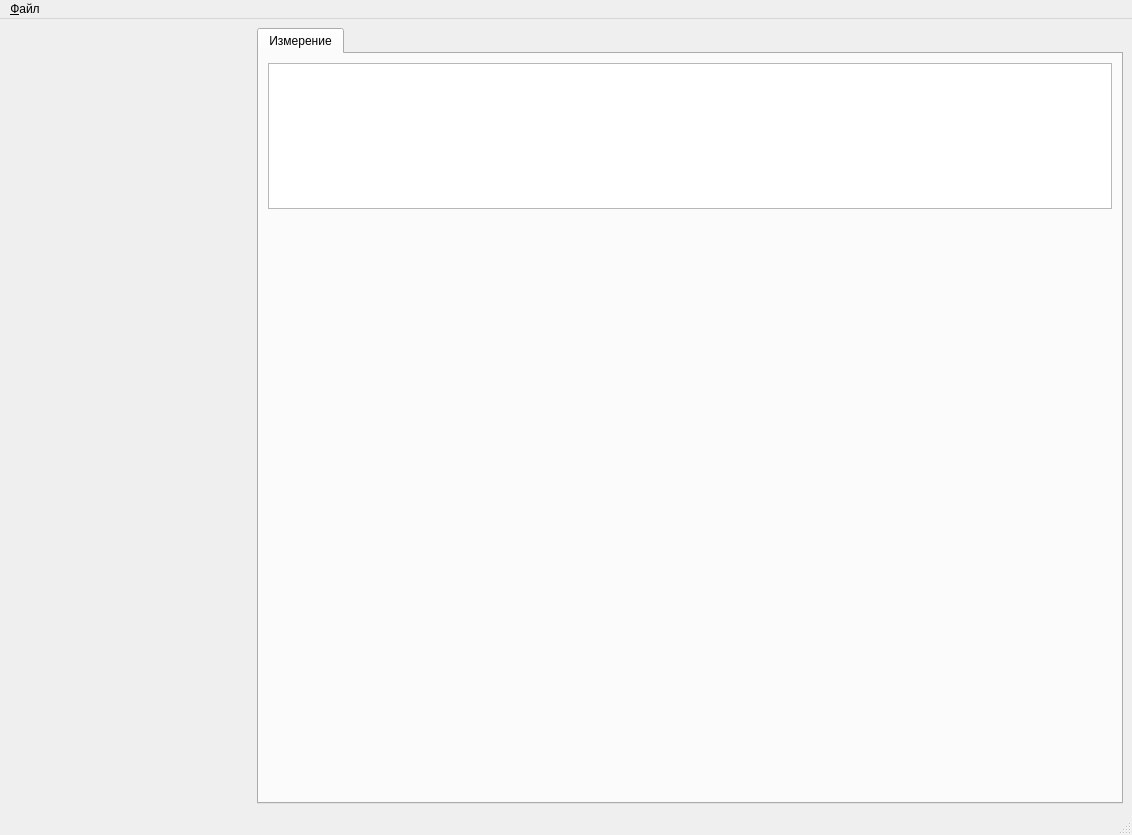
<?xml version="1.0" encoding="UTF-8"?>
<ui version="4.0">
 <class>MainWindow</class>
 <widget class="QMainWindow" name="MainWindow">
  <property name="geometry">
   <rect>
    <x>0</x>
    <y>0</y>
    <width>1132</width>
    <height>835</height>
   </rect>
  </property>
  <property name="windowTitle">
   <string>Измерение параметров ШПУ</string>
  </property>
  <widget class="QWidget" name="centralwidget">
   <layout class="QHBoxLayout" name="horizontalLayout" stretch="2,7">
    <item>
     <layout class="QVBoxLayout" name="layInstrs">
      <property name="spacing">
       <number>0</number>
      </property>
      <item>
       <spacer name="verticalSpacer">
        <property name="orientation">
         <enum>Qt::Vertical</enum>
        </property>
        <property name="sizeHint" stdset="0">
         <size>
          <width>20</width>
          <height>40</height>
         </size>
        </property>
       </spacer>
      </item>
     </layout>
    </item>
    <item>
     <widget class="QTabWidget" name="tabWidget">
      <property name="currentIndex">
       <number>0</number>
      </property>
      <widget class="QWidget" name="tab">
       <attribute name="title">
        <string>Измерение</string>
       </attribute>
       <layout class="QVBoxLayout" name="verticalLayout" stretch="1,4">
        <item>
         <widget class="QTableView" name="tableMeasure">
          <property name="selectionMode">
           <enum>QAbstractItemView::SingleSelection</enum>
          </property>
          <property name="selectionBehavior">
           <enum>QAbstractItemView::SelectRows</enum>
          </property>
          <attribute name="horizontalHeaderHighlightSections">
           <bool>false</bool>
          </attribute>
          <attribute name="verticalHeaderVisible">
           <bool>false</bool>
          </attribute>
          <attribute name="verticalHeaderDefaultSectionSize">
           <number>20</number>
          </attribute>
          <attribute name="verticalHeaderMinimumSectionSize">
           <number>20</number>
          </attribute>
         </widget>
        </item>
        <item>
         <spacer name="verticalSpacer_2">
          <property name="orientation">
           <enum>Qt::Vertical</enum>
          </property>
          <property name="sizeHint" stdset="0">
           <size>
            <width>20</width>
            <height>40</height>
           </size>
          </property>
         </spacer>
        </item>
       </layout>
      </widget>
     </widget>
    </item>
   </layout>
  </widget>
  <widget class="QMenuBar" name="menubar">
   <property name="geometry">
    <rect>
     <x>0</x>
     <y>0</y>
     <width>1132</width>
     <height>21</height>
    </rect>
   </property>
   <widget class="QMenu" name="menu">
    <property name="title">
     <string>&amp;Файл</string>
    </property>
    <addaction name="actExit"/>
   </widget>
   <addaction name="menu"/>
  </widget>
  <widget class="QStatusBar" name="statusbar"/>
  <action name="actExit">
   <property name="text">
    <string>Выход</string>
   </property>
   <property name="toolTip">
    <string>Выйти из приложения</string>
   </property>
   <property name="statusTip">
    <string>Выйти из приложения</string>
   </property>
  </action>
 </widget>
 <resources/>
 <connections>
  <connection>
   <sender>actExit</sender>
   <signal>triggered()</signal>
   <receiver>MainWindow</receiver>
   <slot>close()</slot>
   <hints>
    <hint type="sourcelabel">
     <x>-1</x>
     <y>-1</y>
    </hint>
    <hint type="destinationlabel">
     <x>361</x>
     <y>238</y>
    </hint>
   </hints>
  </connection>
 </connections>
</ui>
